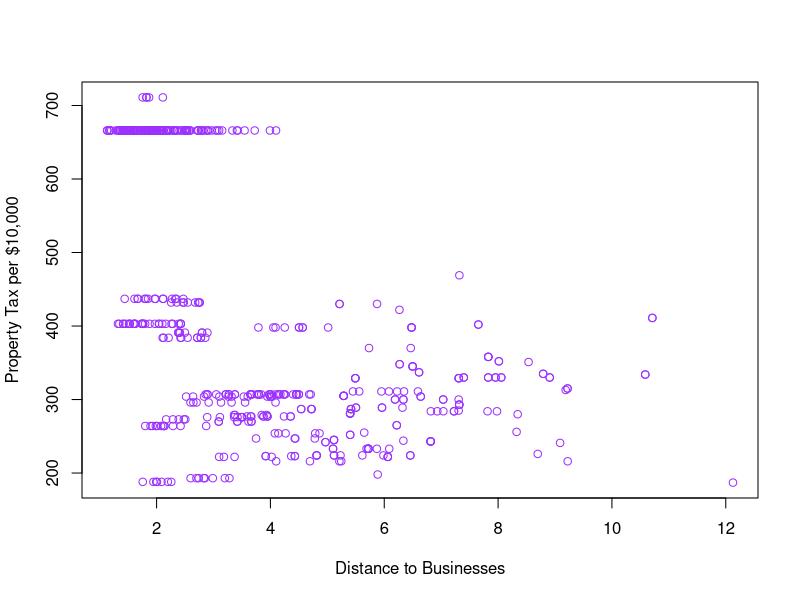
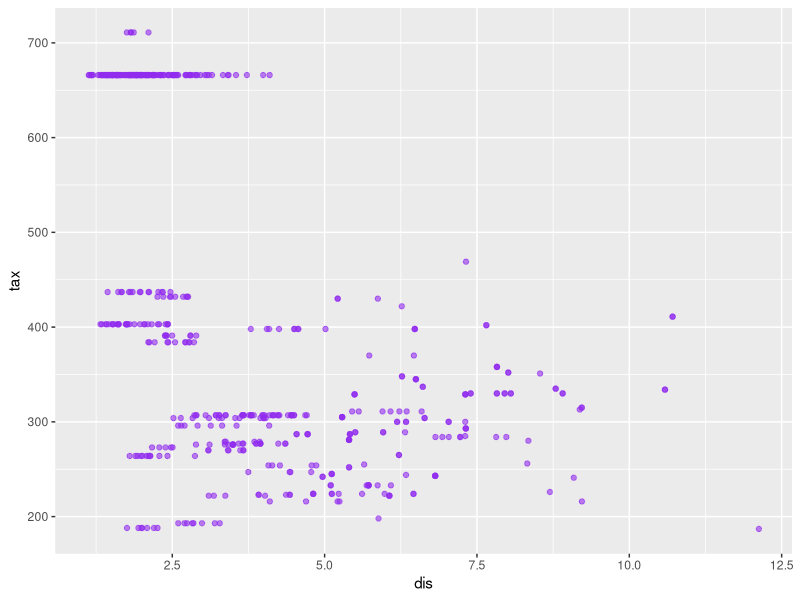
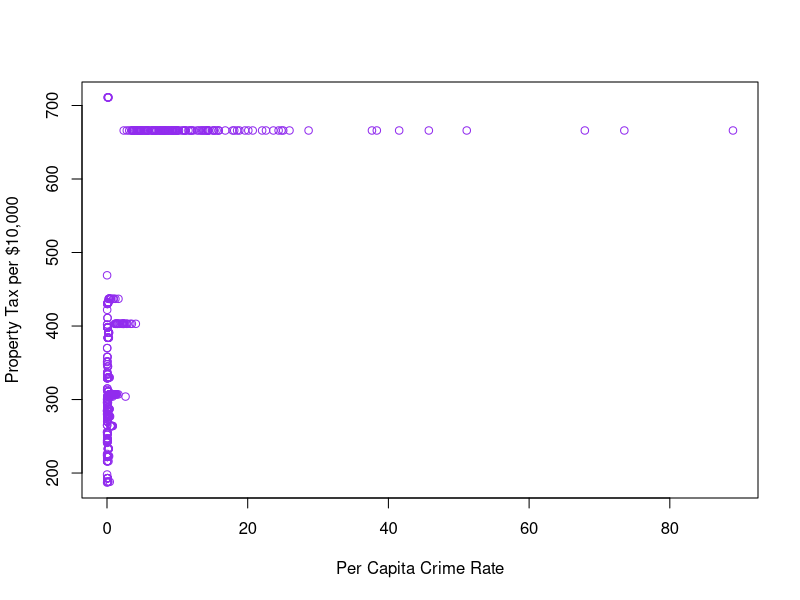
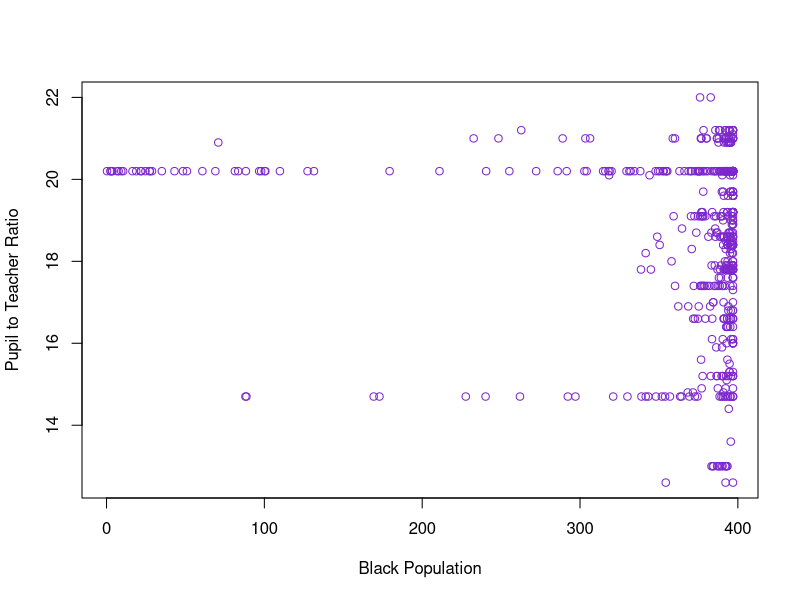
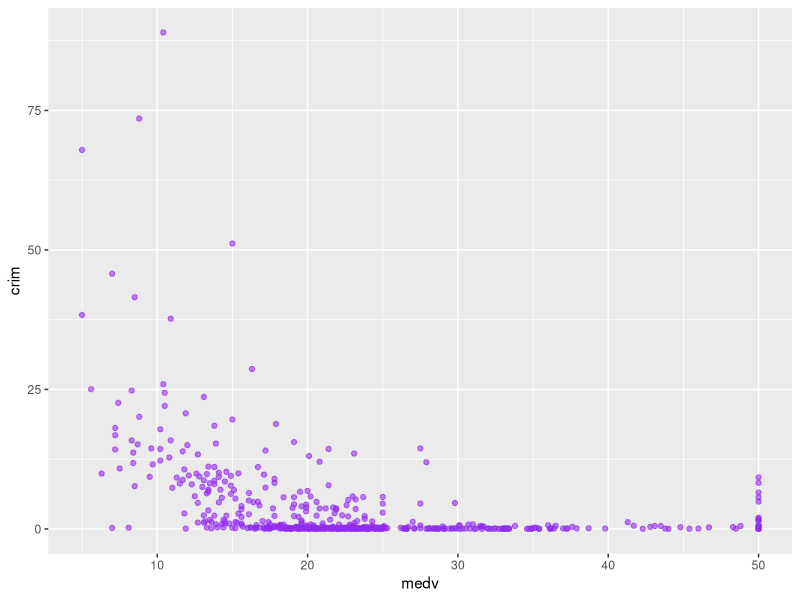
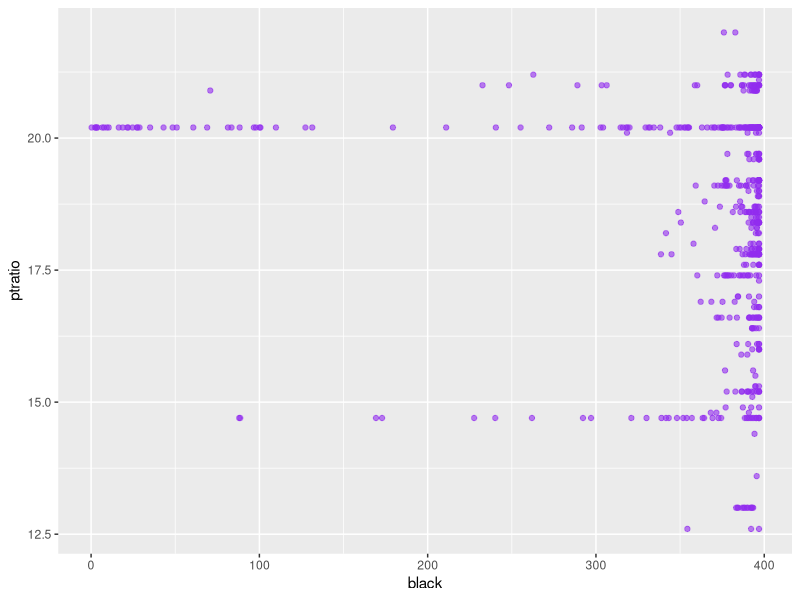
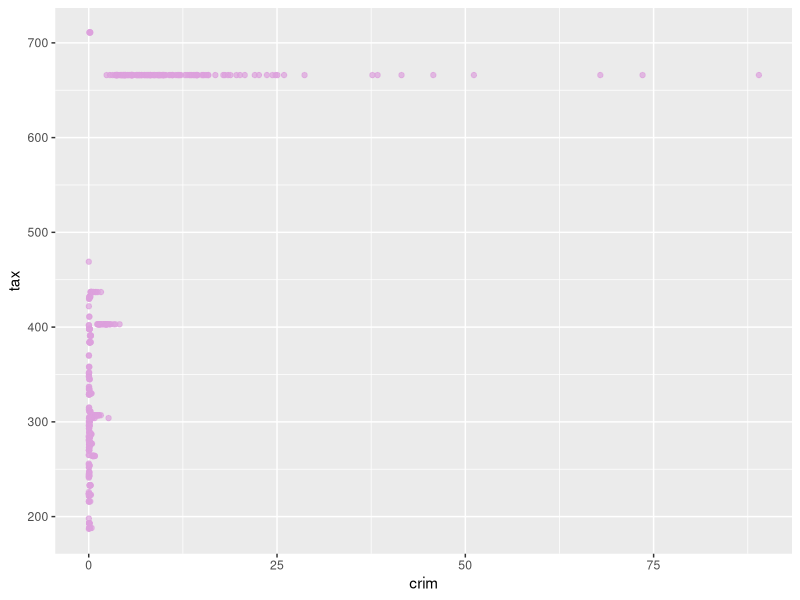
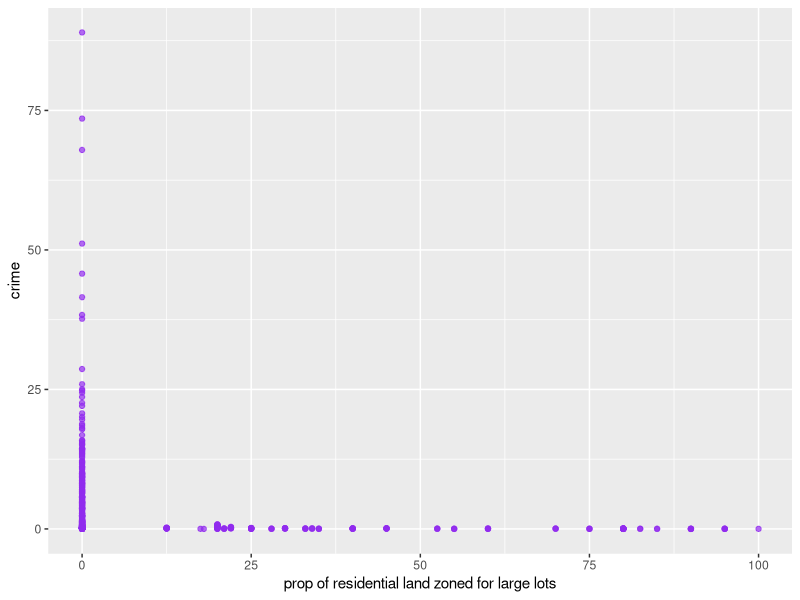

The R source for these figures, in order:
## ---- chunk 1
library(MASS)
head(Boston)
## ---- chunk 2
data(Boston)
library(ggplot2)
Boston1 <- Boston
plot(x = Boston1$dis, y = Boston1$tax, xlab = "Distance to Businesses", ylab = "Property Tax per $10,000", col = "purple1")
ggplot(Boston1, aes(x = dis, y = tax)) +
  geom_point(alpha = .6, color = "purple2")


plot(x = Boston1$crim, y = Boston1$tax, xlab = "Per Capita Crime Rate", ylab = "Property Tax per $10,000", col = "purple2")

plot(x = Boston1$black, y = Boston1$ptratio, xlab = "Black Population", ylab = "Pupil to Teacher Ratio", col = "purple3")

library(dplyr)
Boston2 <- Boston1 %>%
  mutate(blackprop = (((black/1000)^(.5))+.63))

library(ggplot2)
ggplot(data = Boston1, mapping = aes(x = medv, y = crim)) +
  geom_point(alpha = .6, col = "purple2")
ggplot(Boston1, aes(x = black, y = ptratio)) +
  geom_point(alpha = .6, col = "purple2")
ggplot(Boston1, aes(x = crim, y = tax)) +
  geom_point(alpha = .7, col = "plum")

## ---- chunk 3
ggplot(data = Boston1, aes(x = zn, y = crim)) + 
  geom_point(color = "purple2", alpha = .7) +
  xlab ("prop of residential land zoned for large lots") +
  ylab ("crime")

ggplot(data = Boston1, aes(x = indus, y = crim)) + 
  geom_point(color = "purple2", alpha = .7) +
  xlab ("prop of non retail business") +
  ylab ("crime")

ggplot(data = Boston1, aes(x = chas, y = crim)) + 
  geom_point(color = "purple2", alpha = .7) +
  xlab ("Nearby Charles River?") +
  ylab ("crime")

ggplot(data = Boston1, aes(x = nox, y = crim)) + 
  geom_point(color = "purple2", alpha = .7) +
  xlab ("nitrous oxides concentration") +
  ylab ("crime")


ggplot(data = Boston1, aes(x = rm, y = crim)) + 
  geom_point(color = "purple2", alpha = .7) +
  xlab ("rooms per dwelling") +
  ylab ("crime")


ggplot(data = Boston1, aes(x = age , y = crim)) + 
  geom_point(color = "purple2", alpha = .7) +
  xlab ("prop houses built before 1940") +
  ylab ("crime")


ggplot(data = Boston1, aes(x = dis, y = crim)) + 
  geom_point(color = "purple2", alpha = .7) +
  xlab ("distance to businesses") +
  ylab ("crime")


ggplot(data = Boston1, aes(x = rad, y = crim)) + 
  geom_point(color = "purple2", alpha = .7) +
  xlab ("accessibility to highways") +
  ylab ("crime")

ggplot(data = Boston1, aes(x = tax, y = crim)) + 
  geom_point(color = "purple2", alpha = .7) +
  xlab ("property tax rate per 10k") +
  ylab ("crime")

ggplot(data = Boston1, aes(x = ptratio, y = crim)) + 
  geom_point(color = "purple2", alpha = .7) +
  xlab ("pupil teacher ratio") +
  ylab ("crime")

ggplot(data = Boston1, aes(x = lstat, y = crim)) + 
  geom_point(color = "purple2", alpha = .7) +
  xlab ("lower status of population percent") +
  ylab ("crime")


ggplot(data = Boston1, aes(x = medv, y = crim)) + 
  geom_point(color = "purple2", alpha = .7) +
  xlab ("median home price") +
  ylab ("crime")

## ---- chunk 4
range(Boston1$crim)
#arrange(Boston1, desc(crim))


range(Boston1$tax)
#arrange(Boston1, desc(tax))
ggplot(Boston1, aes(x = tax)) +
  geom_dotplot(alpha = .7, col = "white", fill = "plum")
dotchart(Boston1$tax)


range(Boston1$ptratio)
#arrange(Boston1, desc(ptratio))
ggplot(Boston1, aes(x = ptratio)) +
  geom_dotplot(alpha = .7, col = "white", fill = "plum")

## ---- chunk 5
sum(Boston1$chas)
## ---- chunk 6
median(Boston1$ptratio)
## ---- chunk 7
#medvcor <- function(pred) {
 # correlation <- cor(Boston1$medv, Boston1$pred)
  #return(correlation)
#}

#cor(Boston1$medv, Boston1$crim)
#medvcor(crim)
#not sure why doesnt work

cor(Boston1$medv, Boston1$crim)
cor(Boston1$medv, Boston1$zn)
cor(Boston1$medv, Boston1$indus)
cor(Boston1$medv, Boston1$chas)
cor(Boston1$medv, Boston1$nox)
cor(Boston1$medv, Boston1$rad)
cor(Boston1$medv, Boston1$age)
cor(Boston1$medv, Boston1$dis)
cor(Boston1$medv, Boston1$rad)
cor(Boston1$medv, Boston1$tax)
cor(Boston1$medv, Boston1$ptratio)
cor(Boston1$medv, Boston1$black)
cor(Boston1$medv, Boston1$lstat)



